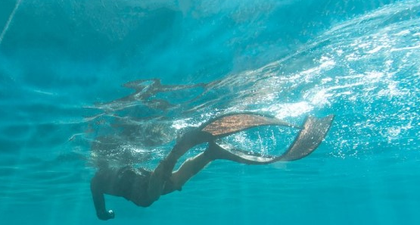
%> input picture Images/image.png, 420 x 225 px, shrunk from 555 x 297 before the run
$ octave RGB_to_GRAY_to_Binary_Image.m   (GNU Octave 9; MATLAB toolbox functions it lacks are replaced by stand-ins)
%> lines starting %> are read from the running program, lines starting %| are printed output that depends on the picture; in (x1, y1, x2, y2) boxes, pixels count from 0 and x2, y2 are one past the last pixel; in counts of white or black regions, pixels touching at a corner belong together; the program's own positions count from 1
clear
clear all
clc
image = imread('Images\image.png');
%> image is the input picture: size 225x420x3 uint8; mean R, G, B 39.1, 158.2, 171.5

red = image(:, :, 1);
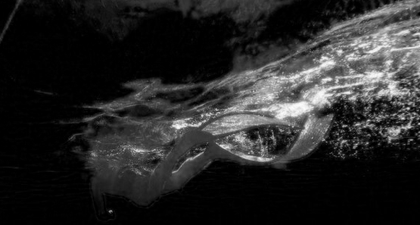
%> red: size 225x420 uint8; min 0, max 253, mean 39.1
green = image(:, :, 2);
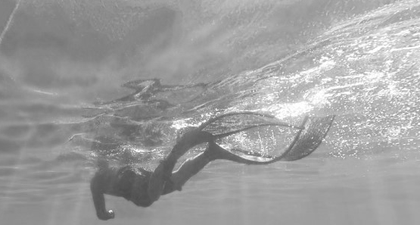
%> green: size 225x420 uint8; min 76, max 255, mean 158.2
blue = image(:, :, 3);
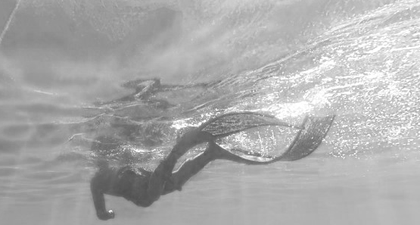
%> blue: size 225x420 uint8; min 80, max 255, mean 171.5
[r, c, ~] = size(image);
%> r = 225; c = 420
gray = uint8(zeros(r,c));

for i=1:r
     for j=1:c
         gray(i,j)=(red(i,j)*0.2989+green(i,j)*0.5870+blue(i,j)*0.114);
     end
 end
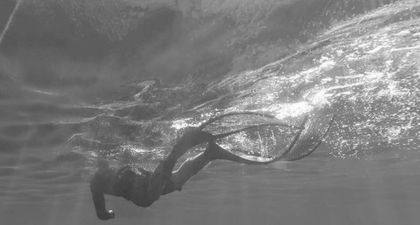
%> gray: size 225x420 uint8; min 59, max 254, mean 124.1

gray1 = double(gray);

sum = 0;

for i = 1:r
    for j = 1:c
	sum = sum + gray1(i,j);
    end
end
%> after the loop, sum = 11725898

threshold = sum / (r*c);
%> threshold = 124.1

binary = zeros(r,c);

for i = 1:r
    for j = 1:c
        if(gray1(i,j) >= threshold)
            binary(i,j) = 1;
        end
    end
end
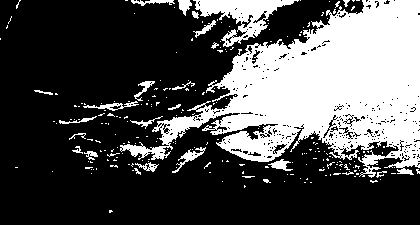
%> binary: size 225x420 double; values 0 (black) and 1 (white), 31.5% white; 229 white regions (205 under 20 px), largest, box (x1, y1, x2, y2) and area: (120, 0, 420, 178) 25407, (193, 0, 299, 47) 1901, (172, 147, 206, 173) 203
figure;
imshow(image);
title('Original image');

figure;
imshow(gray);
title('Gray image');

figure;
imshow(binary);
title('Binary image');%imshow(binaryImage);

$ run again, with Images/Bit_Plan_Slicing_1.png copied over Images/image.png
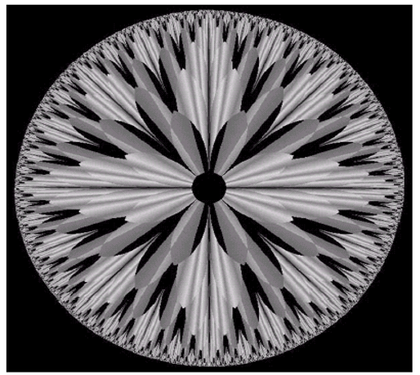
%> input picture Images/Bit_Plan_Slicing_1.png, 420 x 375 px, shrunk from 514 x 459 before the run
%> image is the input picture: size 375x420x3 uint8; mean R, G, B 97.4, 95.1, 97.4
%> after the loop `for i = 1:r`: sum = 15122975
%> threshold = 96.02
%> after the loop `for i = 1:r`:
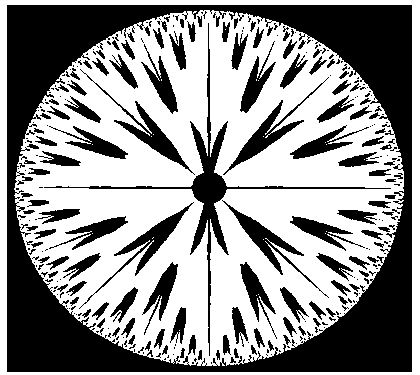
%> binary: size 375x420 double; values 0 (black) and 1 (white), 57% white; 317 black regions (189 under 20 px), largest, box (x1, y1, x2, y2) and area: (7, 5, 412, 372) 41592, (44, 23, 391, 356) 3496, (79, 202, 194, 309) 1277
